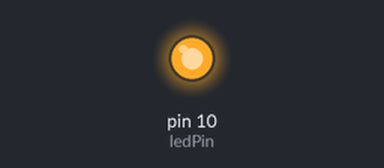
Bench run of a sketch on a simulated Arduino Uno, built with avr-gcc and run on an emulated ATmega328P. On the bench: output pins drawn as LEDs (lit = HIGH).

Above: at 0.1 s.
At 26.2 s:
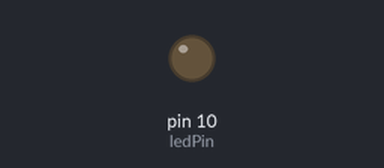
Timing chart, 0 to 27.7 s (numbered marks = the images above):
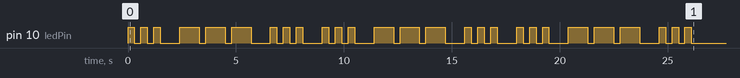

The sketch:

forLoopSOS.ino
```cpp
const byte ledPin = 10; //using digital pin 10 on the arduino uno
const int timeUnitDot = 300; //define dot as 1 unit = 300ms
const int timeUnitDash = 900; //define dash as 3 unit = 900ms


// the setup function runs once when you press reset or power the board
void setup() {
  // initialize digital pin ledPin as an output
  pinMode(ledPin, OUTPUT);
  forloopSOS();
}

void forloopSOS() {
for(int i = 0; i < 3; i++){
//this loop will run 3 times
//morsing letter "S" using the international morse code given = 3 dots
  digitalWrite(ledPin, HIGH);   // turn the LED on (HIGH is the voltage level)
  delay(timeUnitDot);
  digitalWrite(ledPin, LOW);    // turn the LED off by making the voltage LOW
  delay(timeUnitDot);
  digitalWrite(ledPin, HIGH);   // turn the LED on (HIGH is the voltage level)
  delay(timeUnitDot);
  digitalWrite(ledPin, LOW);    // turn the LED off by making the voltage LOW
  delay(timeUnitDot);
  digitalWrite(ledPin, HIGH);   // turn the LED on (HIGH is the voltage level)
  delay(timeUnitDot);
  digitalWrite(ledPin, LOW);    // turn the LED off by making the voltage LOW
  delay(timeUnitDash);

  //morsing letter "0" using the international morse code given = 3 dashes
  digitalWrite(ledPin, HIGH);   // turn the LED on (HIGH is the voltage level)
  delay(timeUnitDash);
  digitalWrite(ledPin, LOW);    // turn the LED off by making the voltage LOW
  delay(timeUnitDot);
  digitalWrite(ledPin, HIGH);   // turn the LED on (HIGH is the voltage level)
  delay(timeUnitDash);
  digitalWrite(ledPin, LOW);    // turn the LED off by making the voltage LOW
  delay(timeUnitDot);
  digitalWrite(ledPin, HIGH);   // turn the LED on (HIGH is the voltage level)
  delay(timeUnitDash);
  digitalWrite(ledPin, LOW);    // turn the LED off by making the voltage LOW
  delay(timeUnitDash);

  //morsing letter "S" using the international morse code given = 3 dots
  digitalWrite(ledPin, HIGH);   // turn the LED on (HIGH is the voltage level)
  delay(timeUnitDot);
  digitalWrite(ledPin, LOW);    // turn the LED off by making the voltage LOW
  delay(timeUnitDot);
  digitalWrite(ledPin, HIGH);   // turn the LED on (HIGH is the voltage level)
  delay(timeUnitDot);
  digitalWrite(ledPin, LOW);    // turn the LED off by making the voltage LOW
  delay(timeUnitDot);
  digitalWrite(ledPin, HIGH);   // turn the LED on (HIGH is the voltage level)
  delay(timeUnitDot);
  digitalWrite(ledPin, LOW);    // turn the LED off by making the voltage LOW
  delay(timeUnitDash);
}
}

// the loop function runs over and over again forever
void loop() {
  //empty loop
}
```
